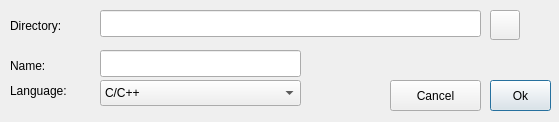
<?xml version="1.0" encoding="UTF-8"?>
<ui version="4.0">
 <class>newprj</class>
 <widget class="QDialog" name="newprj">
  <property name="geometry">
   <rect>
    <x>0</x>
    <y>0</y>
    <width>559</width>
    <height>122</height>
   </rect>
  </property>
  <property name="minimumSize">
   <size>
    <width>559</width>
    <height>122</height>
   </size>
  </property>
  <property name="maximumSize">
   <size>
    <width>559</width>
    <height>122</height>
   </size>
  </property>
  <property name="windowTitle">
   <string>Create a new visualization</string>
  </property>
  <widget class="QLabel" name="textLabel4">
   <property name="geometry">
    <rect>
     <x>10</x>
     <y>10</y>
     <width>90</width>
     <height>31</height>
    </rect>
   </property>
   <property name="text">
    <string>Directory:</string>
   </property>
  </widget>
  <widget class="QLabel" name="textLabel5">
   <property name="geometry">
    <rect>
     <x>10</x>
     <y>50</y>
     <width>90</width>
     <height>31</height>
    </rect>
   </property>
   <property name="text">
    <string>Name:</string>
   </property>
  </widget>
  <widget class="QPushButton" name="pushButtonCancel">
   <property name="geometry">
    <rect>
     <x>390</x>
     <y>80</y>
     <width>91</width>
     <height>31</height>
    </rect>
   </property>
   <property name="text">
    <string>Cancel</string>
   </property>
  </widget>
  <widget class="QPushButton" name="pushButtonOk">
   <property name="geometry">
    <rect>
     <x>490</x>
     <y>80</y>
     <width>61</width>
     <height>31</height>
    </rect>
   </property>
   <property name="text">
    <string>Ok</string>
   </property>
   <property name="default">
    <bool>true</bool>
   </property>
  </widget>
  <widget class="QLineEdit" name="lineEditDirectory">
   <property name="geometry">
    <rect>
     <x>100</x>
     <y>10</y>
     <width>381</width>
     <height>27</height>
    </rect>
   </property>
  </widget>
  <widget class="QLineEdit" name="lineEditName">
   <property name="geometry">
    <rect>
     <x>100</x>
     <y>50</y>
     <width>201</width>
     <height>27</height>
    </rect>
   </property>
  </widget>
  <widget class="QPushButton" name="pushButtonDir">
   <property name="geometry">
    <rect>
     <x>490</x>
     <y>10</y>
     <width>30</width>
     <height>30</height>
    </rect>
   </property>
   <property name="text">
    <string/>
   </property>
   <property name="icon">
    <iconset resource="pvdevelop.qrc">
     <normaloff>:/images/open.png</normaloff>:/images/open.png</iconset>
   </property>
  </widget>
  <widget class="QComboBox" name="comboBoxLanguage">
   <property name="geometry">
    <rect>
     <x>100</x>
     <y>80</y>
     <width>201</width>
     <height>26</height>
    </rect>
   </property>
   <item>
    <property name="text">
     <string>C/C++</string>
    </property>
   </item>
   <item>
    <property name="text">
     <string>Lua</string>
    </property>
   </item>
   <item>
    <property name="text">
     <string>Python (experimental)</string>
    </property>
   </item>
  </widget>
  <widget class="QLabel" name="label">
   <property name="geometry">
    <rect>
     <x>10</x>
     <y>80</y>
     <width>71</width>
     <height>21</height>
    </rect>
   </property>
   <property name="text">
    <string>Language:</string>
   </property>
  </widget>
 </widget>
 <layoutdefault spacing="6" margin="11"/>
 <resources>
  <include location="pvdevelop.qrc"/>
 </resources>
 <connections/>
</ui>
